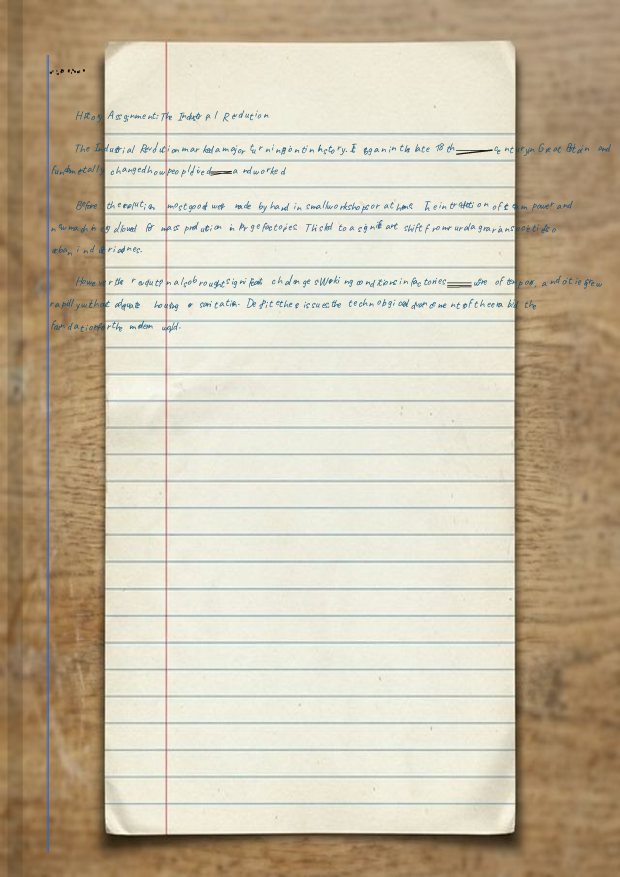
#> input picture assignments/my_history_assignment_handwritten_raw.png, 2480 x 3508 px (shown at 1/4 size)
$ python -i ocr_benchmark.py   (imports and definitions only)
#> lines starting #> are read from the running program, lines starting #| are printed output that depends on the picture; after the words box and inside, x2 and y2 are one past the last pixel; in counts of white or black regions, pixels touching at a corner belong together
#> further down, picture is the input picture: shape (3508, 2480, 3); mean B, G, R 166.9, 189.6, 201.2
import argparse
import json
import re
import statistics
import sys
import time
from collections.abc import Sequence
from pathlib import Path
from typing import Any

ROOT_DIR = Path(__file__).resolve().parents[1]
if str(ROOT_DIR) not in sys.path:
    sys.path.insert(0, str(ROOT_DIR))

import cv2
import numpy as np

from notebook_renderer import NotebookConfig, render_notebook_page

BENCHMARK_SAMPLES = [
    "The quick brown fox jumps over the lazy dog near the market square.",
    "Please submit the assignment before Friday and keep margins neat.",
    "Students should revise chapter seven and practice geometry proofs.",
    "Reliable software requires careful testing, review, and documentation.",
    "Bright sunlight through the window can reduce contrast in old notebooks.",
    "Our teacher highlighted grammar mistakes and asked for a clean rewrite.",
    "Accurate records help every department track progress during the semester.",
    "Many people prefer black ink, but blue ink is easier on ruled paper.",
    "Keep each heading short and leave one blank line before the next section.",
    "Engineers often sketch ideas quickly before writing the final explanation.",
    "Typing speed varies widely when the keyboard layout changes unexpectedly.",
    "Good handwriting balances rhythm, spacing, pressure, and baseline control.",
]

OCR_ALLOWLIST = "abcdefghijklmnopqrstuvwxyzABCDEFGHIJKLMNOPQRSTUVWXYZ0123456789 ,.-'"


# [84 lines left out: functions normalize_text, levenshtein_distance, error_rate, bootstrap_mean_ci, not called in this run]


def preprocess_image_competitor_v1(image_bgr: np.ndarray) -> np.ndarray:
    gray = cv2.cvtColor(image_bgr, cv2.COLOR_BGR2GRAY)
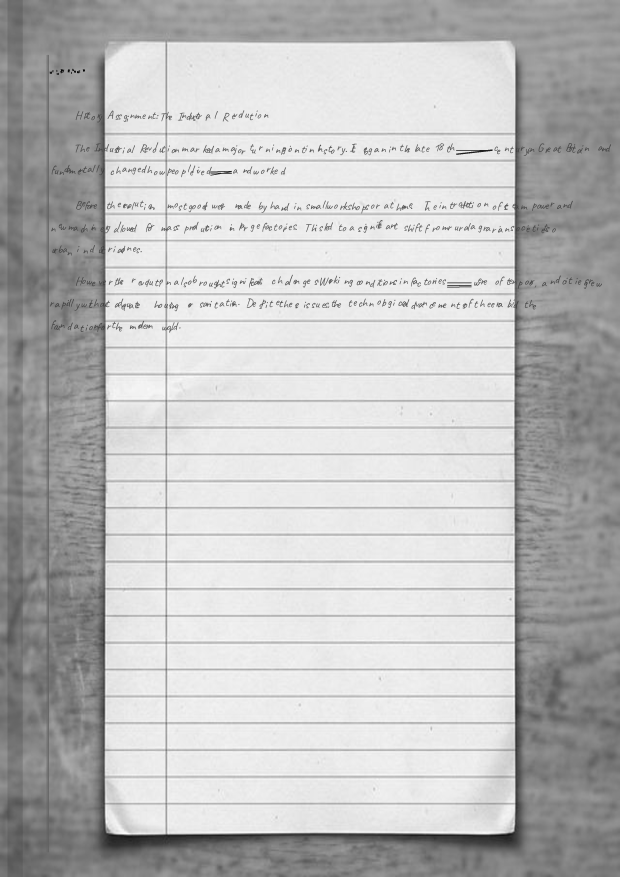
#> gray: shape (3508, 2480) (shown at 1/4 size); min 0, max 254, mean 190.5

    clahe = cv2.createCLAHE(clipLimit=2.5, tileGridSize=(8, 8))
    gray = clahe.apply(gray)
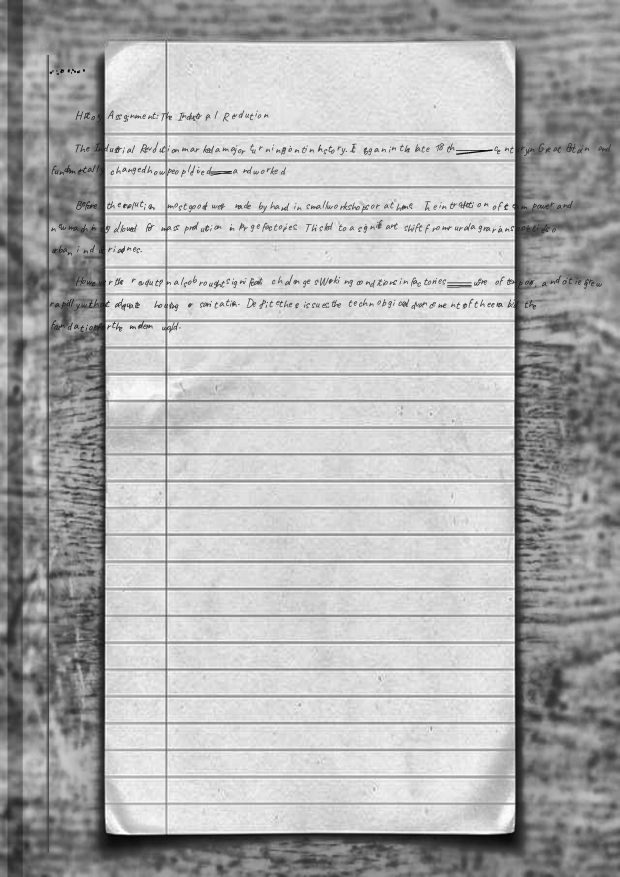
#> gray: shape (3508, 2480) (shown at 1/4 size); min 1, max 255, mean 177

    blur = cv2.GaussianBlur(gray, (3, 3), 0)
    binary = cv2.adaptiveThreshold(
        blur,
        255,
        cv2.ADAPTIVE_THRESH_GAUSSIAN_C,
        cv2.THRESH_BINARY,
        35,
        11,
    )
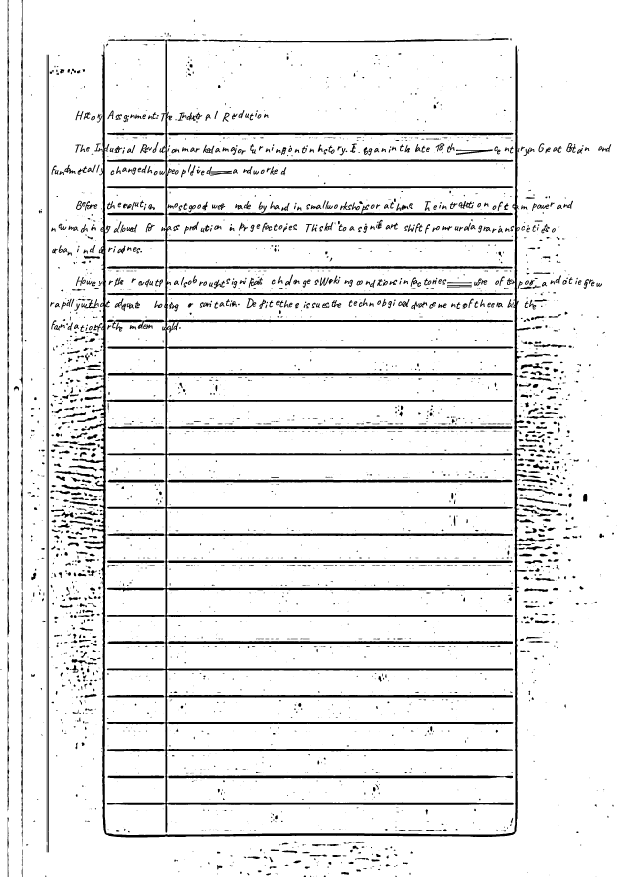
#> binary: shape (3508, 2480) (shown at 1/4 size); 91.6% white; 3291 black regions (1678 under 20 px), largest, box (x1, y1, x2, y2) and area: (426, 156, 2055, 3331) 236820, (246, 177, 2216, 3350) 80929, (673, 3102, 2052, 3114) 14477

    kernel = cv2.getStructuringElement(cv2.MORPH_RECT, (2, 2))
    clean = cv2.morphologyEx(binary, cv2.MORPH_OPEN, kernel)
#> clean: shape (3508, 2480); 91.6% white; 3153 black regions (1573 under 20 px), largest, box (x1, y1, x2, y2) and area: (427, 157, 2056, 3332) 276884, (247, 178, 2217, 3351) 82323, (674, 3103, 2053, 3115) 14493
    clean = cv2.morphologyEx(clean, cv2.MORPH_CLOSE, kernel)
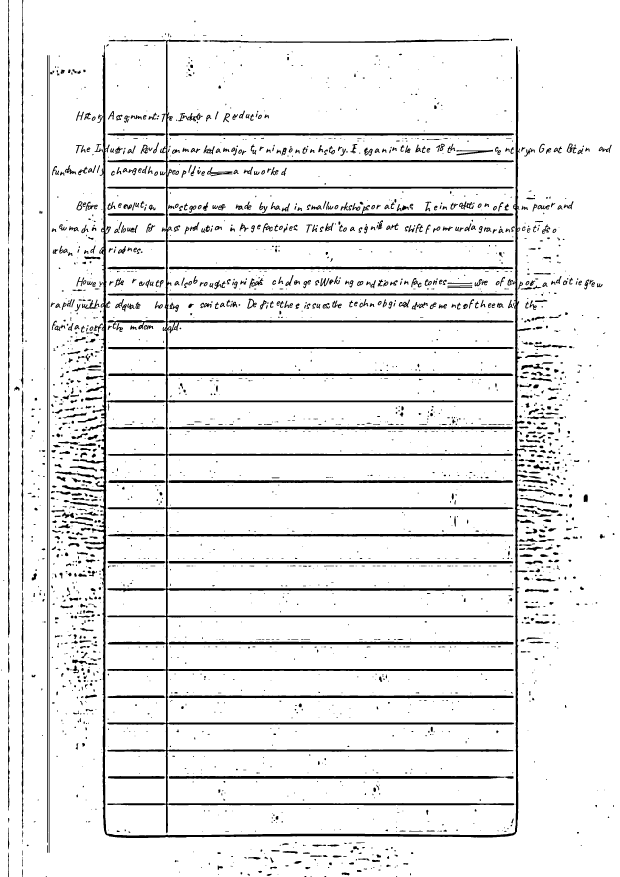
#> clean: shape (3508, 2480) (shown at 1/4 size); 91.7% white; 2560 black regions (994 under 20 px), largest, box (x1, y1, x2, y2) and area: (428, 158, 2057, 3333) 247191, (248, 181, 2125, 3352) 80000, (676, 3104, 2054, 3116) 14486

    return cv2.cvtColor(clean, cv2.COLOR_GRAY2BGR)


def preprocess_image_upscale(image_bgr: np.ndarray, scale: float) -> np.ndarray:
    return cv2.resize(image_bgr, None, fx=scale, fy=scale, interpolation=cv2.INTER_CUBIC)


# [381 lines left out: functions assemble_text_sorted, apply_preprocess, _create_easyocr_reader, ocr_easyocr, build_config, run_benchmark and 2 more, not called in this run]


# [2 lines not run here, left out]

>>> import cv2
>>> picture = cv2.imread('../assignments/my_history_assignment_handwritten_raw.png')
>>> result = preprocess_image_competitor_v1(picture)

$ run again, on assets/photorealistic_substrate.jpg
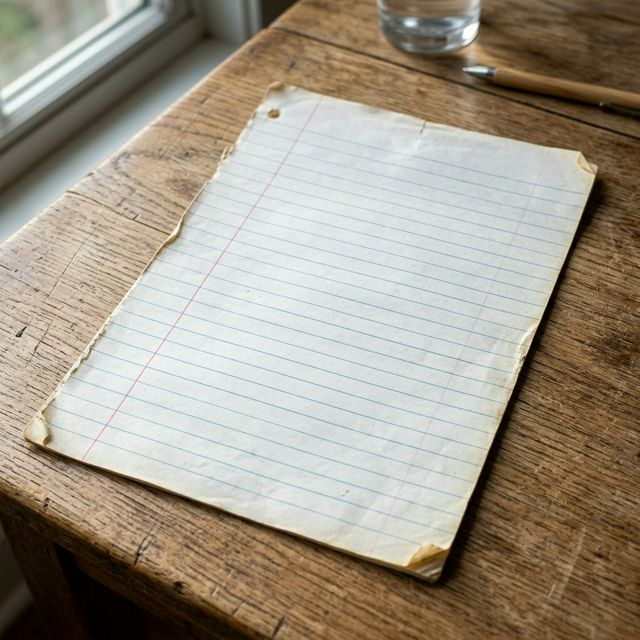
#> input picture assets/photorealistic_substrate.jpg, 640 x 640 px
#> picture is the input picture: shape (640, 640, 3); mean B, G, R 135.3, 150.4, 159.2
#> in preprocess_image_competitor_v1, `binary = cv2.adaptiveThreshold( blur, 255, cv2.ADAPTIVE_THRESH_GAUSSIA..`:
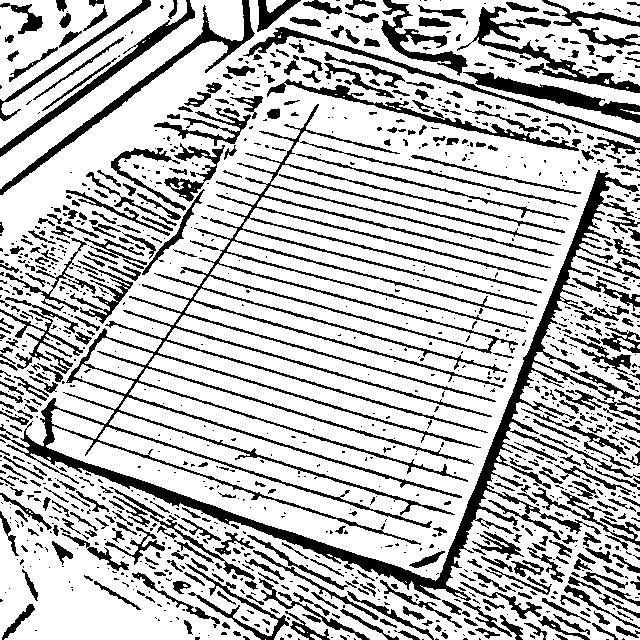
#> binary: shape (640, 640); 74.2% white; 1255 black regions (809 under 20 px), largest, box (x1, y1, x2, y2) and area: (0, 104, 640, 601) 35336, (0, 0, 255, 195) 2675, (457, 6, 640, 93) 2296
#> in preprocess_image_competitor_v1, `clean = cv2.morphologyEx(clean, cv2.MORPH_CLOSE, kernel)`:
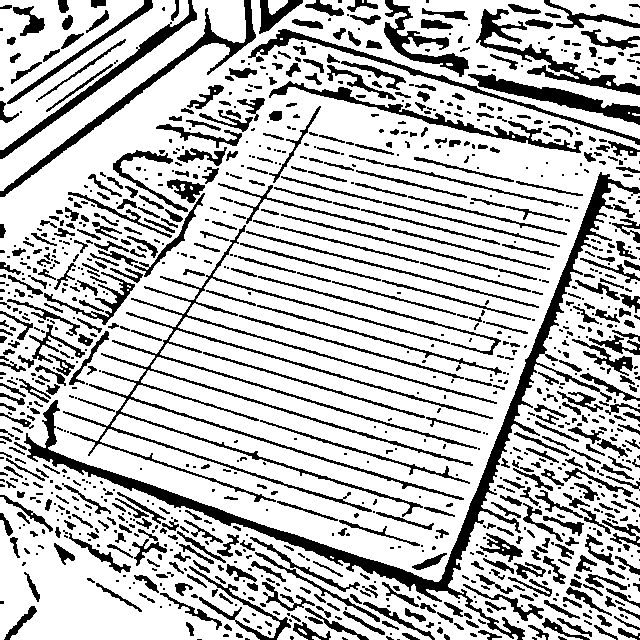
#> clean: shape (640, 640); 75% white; 1151 black regions (593 under 20 px), largest, box (x1, y1, x2, y2) and area: (24, 172, 640, 640) 11326, (63, 225, 497, 517) 9221, (0, 0, 256, 197) 2708
